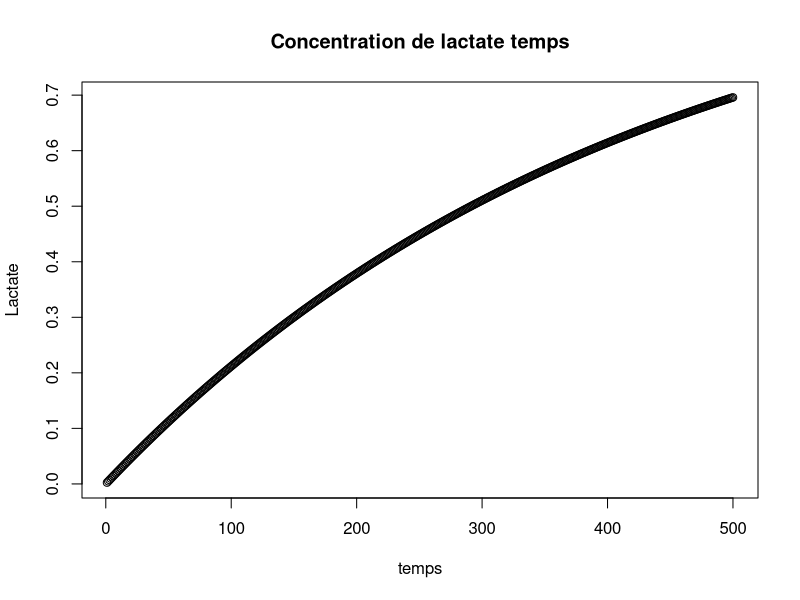
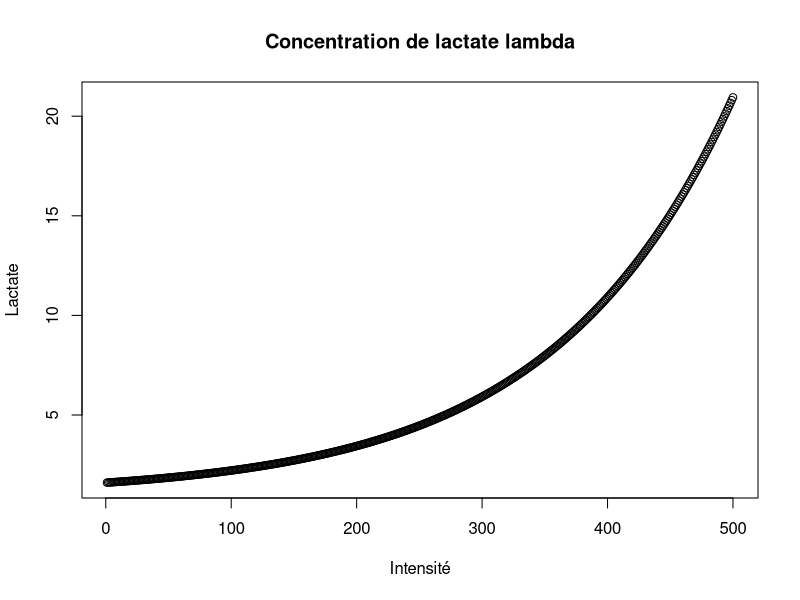
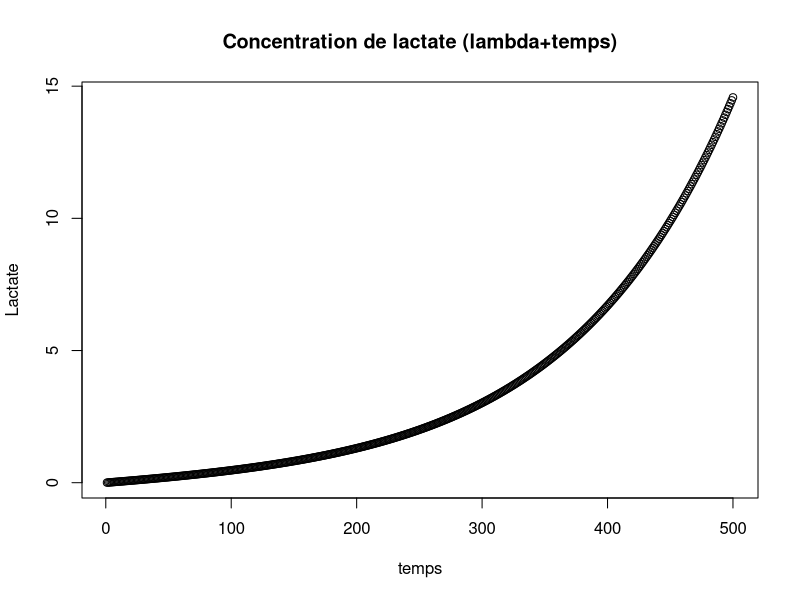
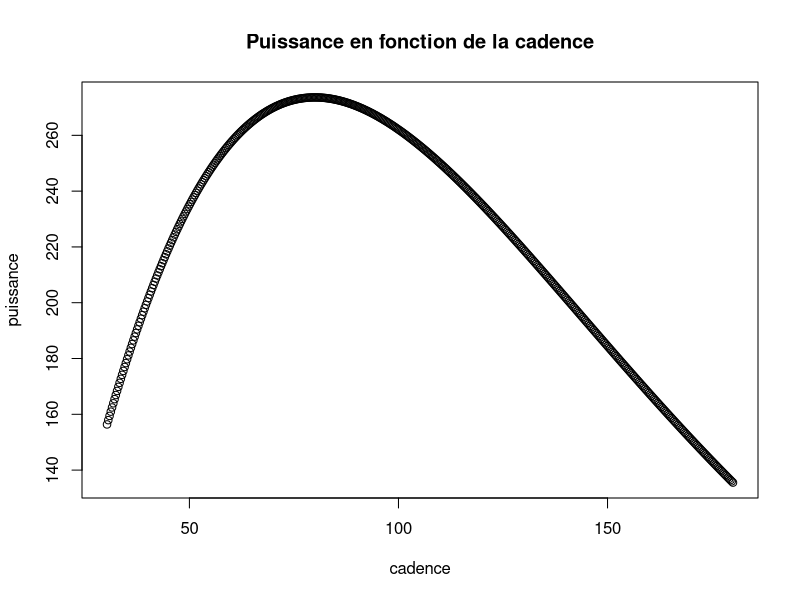
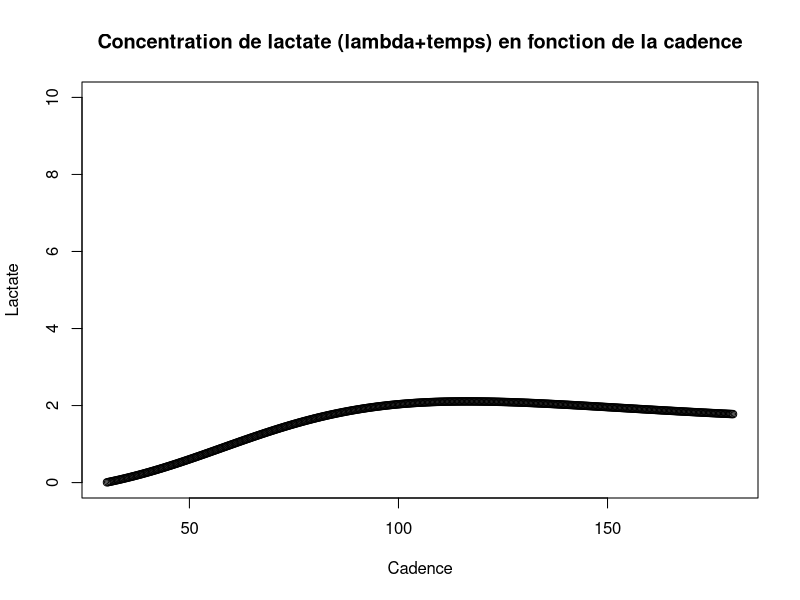
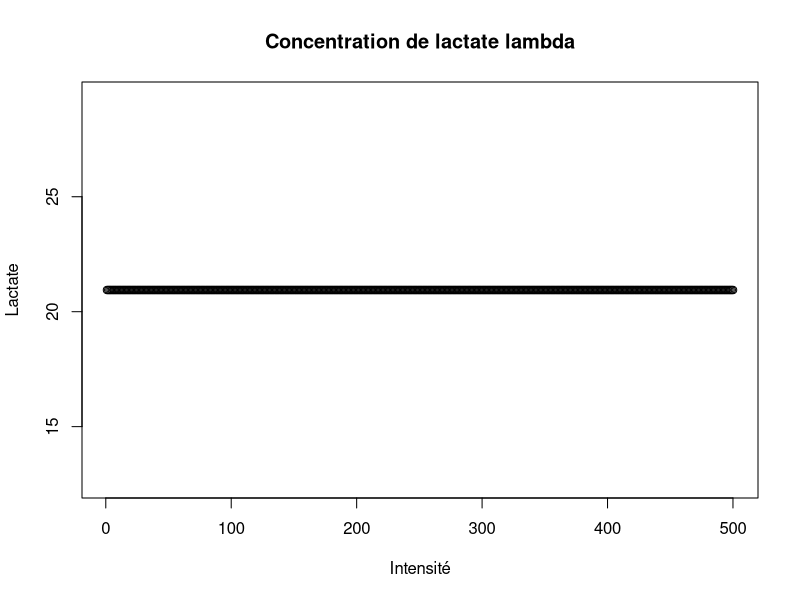
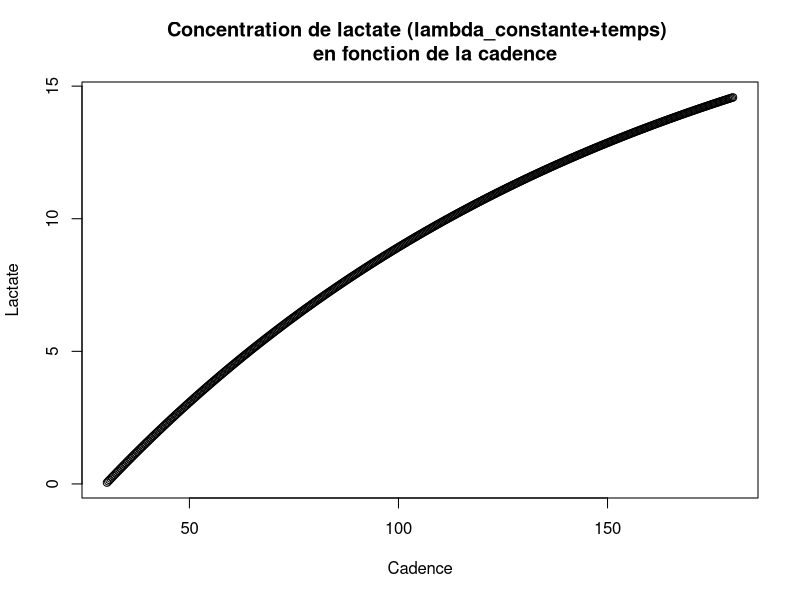
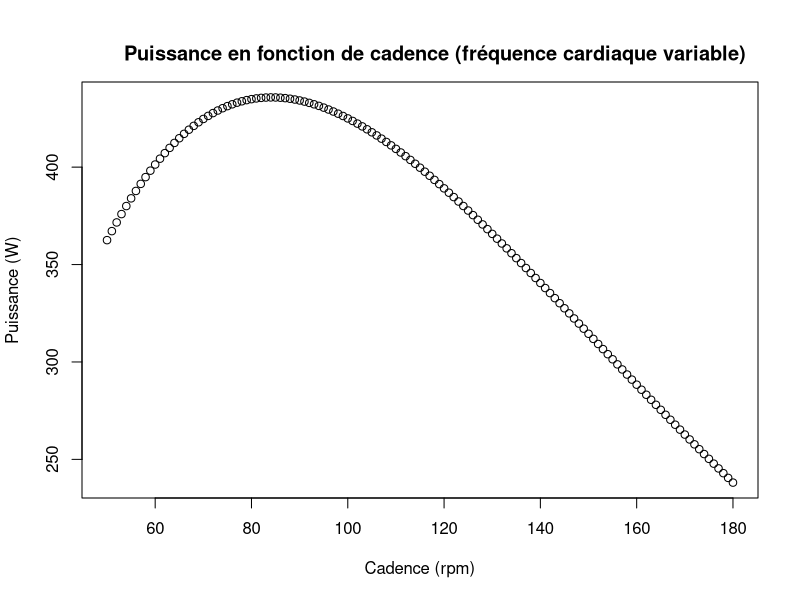

These figures' R source, in order:
L_t <- function(x,parms)
{
  y <- 1 - exp(-x/parms[1])
}


temps <- seq(1, 500, by=1)
cond1 = c(420)

y1 <- L_t(temps, parms = cond1)
plot (temps, y1, xlab="temps", ylab="Lactate", 
      main="Concentration de lactate temps")


L_nu <- function(x,parms)
{
  y <- parms[1] + (parms[2]-parms[1])*exp(parms[3]*(x-parms[4]))
}
# parms = L_basal, L(max), alpha_6, nu_max
# x = nu

parameters = c(1, 12, 0.007, 415)
nu = seq(1, 500, by = 1)

y2 <- L_nu(x=nu, parms= parameters)
plot(nu,y2, xlab="Intensité", ylab="Lactate", 
     main="Concentration de lactate lambda")

L_fin = y1*y2
plot(temps, L_fin, xlab="temps", ylab="Lactate", 
     main="Concentration de lactate (lambda+temps)")


#####################################
#Puissance equation
Puissance <- function(x,parms)
{
  y <- parms[1] * x^parms[2]*exp(-parms[3]*x)*parms[5]^parms[4]
  #*x[2]^parms[4] 
  
}

param = c(exp(-4),1.6,0.02,0.85,140)
cad = seq(30.3, 180, by = 0.3)
heart_rate = seq(50, 200, by = 1)
#x = data.frame(cad,heart_rate)

puis = Puissance(x=cad, parms= param)
plot(cad, puis, xlab="cadence", ylab="puissance", 
    main="Puissance en fonction de la cadence")

# avec la cadence (intermediaire puissance)
y3 <- L_nu(x=puis, parms= parameters)

L_fin_puis = y1*y3
plot(cad, L_fin_puis,ylim = c(0,10), xlab="Cadence", ylab="Lactate", 
  main="Concentration de lactate (lambda+temps) en fonction de la cadence")
# on remarque que la cadence qui optimise la fatigue
# en prenant la plus grande puissance possible
# est cad = 68,7

# pistes pour la prochaine fois:
# couples puissance : cadence (moyenne de puissance)
# puissance constante (voir au_dessus)

#14/05
puis_const = rep(500,500)
y4 <- L_nu(x=puis_const, parms= parameters)

plot(nu,y4, xlab="Intensité", ylab="Lactate", 
     main="Concentration de lactate lambda")

L_fin_puis_const = y1*y4
plot(cad, L_fin_puis_const, xlab="Cadence", ylab="Lactate", 
  main="Concentration de lactate (lambda_constante+temps) 
     en fonction de la cadence")

#Demarche : fixer la cadence (pour toutes les cadences) onfait varier la heart_rate 
#et on calcule la moyenne

Puissance_heart <- function(x,parms)
{
  y <- parms[1] * parms[5]^parms[2]*exp(-parms[3]*parms[5])*x^parms[4]
  
}



cad = seq(50, 180, by = 1)
heart_rate = seq(50, 200, by = 1)
means_puis = 0
puis_actu = 0

#############

#parms_phcad80 = c(exp(-4),1.6,0.02,0.95, 80)
#puis_actucad80 = Puissance_heart(x=heart_rate, parms= parms_phcad80)
#plot(heart_rate, puis_actucad80, xlab="heart_rate", ylab="puissance", 
 #    main="Puissance en fonction de la heart_rate")

############

#paramètres dépendent de l'individu - à mesurer
for (i in cad) {
  parms_ph = c(exp(-4),1.6,0.019,0.95, i)  #paramètres à modifier parms_ph = c(exp(-4),1.6,0.02,0.95, i)
  puis_actu = Puissance_heart(x=heart_rate, parms= parms_ph)
  means_puis[i-49] = mean(puis_actu)
}
 
plot(cad, means_puis, xlab="Cadence (rpm)", ylab="Puissance (W)", main="
     Puissance en fonction de cadence (fréquence cardiaque variable)")
#abline(v=80)



t <- seq(1, 655, by=5)

y6 <- L_t(t, parms = cond1)
y5 <- L_nu(x=means_puis, parms= parameters)
L_fin_puis_nouv = y6*y5
plot(cad, L_fin_puis_nouv,  xlab="Cadence (rpm)", ylab="[Lactate] (mM) ",  type = 'l', lwd = 4, pch = 21, col = 'red',
     
  main="Concentration de lactate en fonction de la cadence 
  (calcul des moyennes de puissances pour chaque cadence) ")


########################## Test

cad = seq(50, 180, by = 1)
heart_rate = seq(50, 180, by = 1)
means_puisnouv = 0
puis_actunouv = 0

for (i in heart_rate) {
  parms_ph = c(exp(-4),1.6,0.02,0.95, i)  #paramètres à modifier
  puis_actunouv = Puissance(x=cad, parms= parms_ph)
  #plot(cad, puis_actunouv, xlab="Cadence", ylab="Puissance", main="
     #Puissance en fonction de cadence et fréq. cardiaque")
  means_puisnouv[i-49] = mean(puis_actunouv)
}
plot(heart_rate, means_puisnouv, xlab="heart_rate", ylab="Puissance", main="
     Puissance en fonction de cadence (fréquence cardiaque variable)")

t <- seq(1, 655, by=5)

y6 <- L_t(t, parms = cond1)
y7 <- L_nu(x=means_puisnouv, parms= parameters)
L_fin_puis_nouv2 = y7*y6
plot(cad, L_fin_puis_nouv2, xlab="Cadence", ylab="Lactate", 
     main="Concentration de lactate (lambda_constante+temps) 
  en fonction de la cadence")

########################## Test

PuissanceN <- function(x1,x2,parms)
{
  y <- parms[1] * x1^parms[2]*exp(-parms[3]*x1)*x2^parms[4]
  #*x[2]^parms[4] 
  
}

param = c(exp(-4),1.6,0.02,0.85)
cad = seq(30, 180, by = 1)
heart_rate = seq(50, 200, by = 1)
NP = mapply(PuissanceN,cad,heart_rate, param)
plot(cad, NP, ylim = c(0,1000),
     xlab="cadence", ylab="puissance", 
     main="Puissance en fonction de la cadence")

#fin modélisation cadence, maintenant on voudrait modéliser muscle stress
#pendant un effort en fonction de la cadence(pour éliminer les petites cadences)
